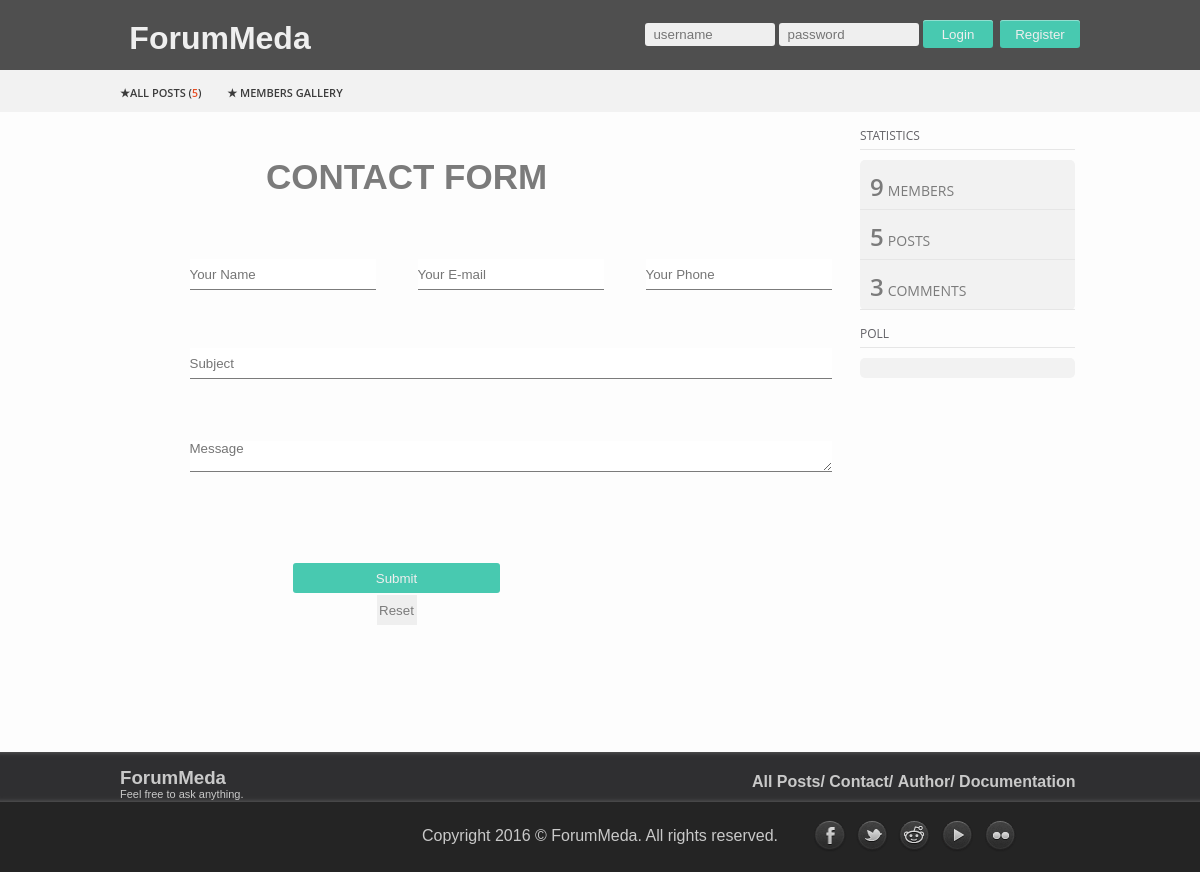
The app's page /gui/index.php?page=9 with its own data.
### tables this page shows
CREATE TABLE `menu` (
  `id_menu` int(11) NOT NULL,
  `menu_place` int(2) NOT NULL,
  `name` varchar(55) NOT NULL,
  `link` varchar(350) NOT NULL,
  `parent` varchar(20) NOT NULL
);

### gui/contact.php (the view, shortened to what this page needs)
<div id="sadrzaj">
	 <div id="table">
		<form action='<?php echo $_SERVER['PHP_SELF']; ?>' method="GET" onSubmit='return check2();'>
			<table width="620px" height="560px">
				<tr>
					<th colspan="2" id="th_form"><h3>CONTACT FORM</h3></th>
				</tr>
				<tr>
					<td>
						<input type="text" name="tbYName" id="tbYName" class='tbps' value='<?php echo @$_REQUEST['tbYName']; ?>' onBlur="fild1();" placeholder='Your Name'/>
					</td>
					<td>
						<input type="text"  class='tbps' name="tbYmail" id="tbYmail" value='<?php echo @$_REQUEST['tbYmail']; ?>' onBlur="fild2();" placeholder='Your E-mail'/>
					</td>
					<td>
						<input type="text" class='tbps'  name="tbYPhone" id="tbYPhone" value='<?php echo @$_REQUEST['tbYPhone']; ?>' onBlur="fild3();" placeholder='Your Phone'/>
					</td>
				</tr>
				 <tr>
					<td colspan='3'>
						<input type="text" name="tbYSubject" id="tbYSubject" value='<?php echo @$_REQUEST['tbYSubject']; ?>' onBlur="fild4();" placeholder='Subject' />
						<br/><span id='subjectS' class='greskeR'></span>
					</td>
				</tr>
				<tr>
					<td colspan='3'>
						<textarea name="tbYMessage" id="tbYMessage" rows="2" onBlur="fild5();" value='<?php echo @$_REQUEST['tbYMessage']; ?>' placeholder='Message' ></textarea>
						<br/><span id='mesageS' class='greskeR'></span>
					</td>
				</tr>
				<tr>
					<td colspan="2" align="center">
						<input type="submit" value="Submit" name='btnSubmit' id="btnRegister2"  class="button11"/><br/>
						<input type="reset" value="Reset" id="reset" class="button1"/>
					</td>
				</tr>
			</table>
		</form>
	</div>
</div>
<div id="desno">
	<?php
	$upit1 = "SELECT COUNT(*) as ukupno FROM posts";
	$upit2 = "SELECT COUNT(*) as ukupno FROM users";
	$upit3 = "SELECT COUNT(*) as ukupno FROM comments";
		include("konekcija.php");
		$posts = mysql_query($upit1, $konekcija);
		$users = mysql_query($upit2, $konekcija);
		$comments = mysql_query($upit3, $konekcija);
	$pom1 = mysql_fetch_assoc($posts);
	$broj_postova = $pom1['ukupno'];
	$pom2 = mysql_fetch_assoc($users);
	$broj_usera = $pom2['ukupno'];
	$pom3 = mysql_fetch_assoc($comments);
	$broj_komentara = $pom3['ukupno'];
	echo (
		"<div id='desnocontent'>
			<p>STATISTICS</p>
			<div id='statistika'>
				<div class='tridela' id='members'>
					<span class='brojevi' id='broj'>$broj_usera</span>
					<span class='spanovi' >MEMBERS</span>
				</div>
				<div class='tridela' id='posts'>
					<span class='brojevi' id='posts'>$broj_postova</span>
					<span class='spanovi'>POSTS</span>
				</div>
				<div class='tridela' id='comments'>
					<span class='brojevi' id='comments'>$broj_komentara</span>
					<span class='spanovi'>COMMENTS</span>
				</div>
			</div>
			<p>POLL</p>
			<div id='statistika'>
			<div id='statistika2'>
			</div>
			</div>
		</div>
		"
	);
	?>
</div>

### gui/footer.php (shortened to what this page needs)
<div id="footer">
    <div id="gore">
        <div id="gore2">
			<div id="dole3">
				<a href="index.php?page=0"><h3>ForumMeda</h3><br/><br/>
				<p>Feel free to ask anything.</p></a>
			</div>
			<div id="meni_footer">
				<ul>
			<?php
				$upit = "SELECT * FROM menu WHERE menu_place='2'";
					include("konekcija.php");
					$rezultat = mysql_query($upit, $konekcija);
					while($red = mysql_fetch_array($rezultat)){
						$name = $red['name'];
						$link = $red['link'];
						echo ("<li><a href='$link'>$name</a></li>&nbsp;");
					}
			?>
				</ul>
			</div>
        </div>
    </div>
    <div id="dole">
        <div id="dole2">
        <p>Copyright 2016 &copy; <a href="#">ForumMeda</a>. All rights reserved.</p>
        <div id="mreze">
            <a href="https://www.facebook.com/" target="_blank"><img src="images/socialn/facebook.png"/></a>
            <a href="https://twitter.com/" target="_blank"><img src="images/socialn/twitter.png"/></a>
            <a href="https://www.reddit.com/" target="_blank"><img src="images/socialn/reddit.png"/></a>
            <a href="https://www.youtube.com/" target="_blank"><img src="images/socialn/youtube.png"/></a>
            <a href="https://www.flickr.com/" target="_blank"><img src="images/socialn/flickr.png"/></a>
        </div>
        </div>
    </div>
</div>

### gui/css/style.css (style rules this page uses)
* { padding:0px; margin:0px; }
body { background-color:#fdfdfd; font-family: Open Sans, Arial, Helvetica, sans-serif; }
#footer { width:100%; height:120px; margin-top:60px; }
#gore { width:100%; height:50px; background-color: #2f2f31; color:#c9c9c9; font-family: Arial; -moz-box-shadow: inset 0 5px 5px -5px #696868, inset 0 -5px 5px -5px #696868; -webkit-box-shadow: inset 0 5px 5px -5px #696868, inset 0 -5px 5px -5px #696868; box-shadow: inset 0 5px 5px -5px #696868, inset 0 -5px 5px -5px #696868; }
#gore2 { width:960px; margin:0px auto; }
#gore2 h3 { margin-top: 15px; width:100px; float:left; height:20px; }
#gore2 p { width:140px; font-size:11px; height:15px; }
#meni_footer { float:right; margin-top:-30px; }
#meni_footer ul li { display:inline-block; }
#meni_footer ul li a { text-decoration:none; display:block; color:#c9c9c9; font-weight:bold; }
#dole2 a { text-decoration:none; color:#c9c9c9; }
#dole { width:100%; height:70px; background-color: #242424; font-family: Arial; }
#dole2 { width:960px; text-align:center; padding-top:25px; margin:0px auto; }
#dole2 p { color:#c9c9c9; }
#dole3 a { text-decoration:none; color:#c9c9c9; }
#mreze { float:right; margin-top: -25px; margin-right: 60px; height:40px; }
#mreze a { display: inline-block; overflow: hidden; height: 38px; }
#mreze img { width: 38px; height: 81px; position: relative; color: #fff; -webkit-transition: top .3s; -moz-transition: top .3s; -o-transition: top .3s; transition: top .3s; top: 0px; }
#btnRegister2 { background-color:#48c9b0; color:#efefef; height:28px; width:80px; text-align:center; border:none; border-radius:3px; }
#sadrzaj { float:left; width:735px; min-height:400px; }
#desno { float:left; width:225px; min-height:400px; }
#desnocontent { width:215px; height:100%; margin:0px auto; }
#statistika { background-color:#f2f2f2; border-radius:5px; }
#desnocontent:first-child p { border-bottom:1px solid #e6e6e6; margin:15px 0px 10px 0px; padding-bottom:5px; font-family: Open Sans, Arial, Helvetica, sans-serif; font-size:12px; color:#636267; }
.tridela { padding:10px 0px 5px 10px; height:34px; border-bottom:1px solid #e6e6e6; }
.brojevi { color: #7b7b7b; text-transform: uppercase; font-size: 24px; font-weight: 600; }
.spanovi { color: #7b7b7b; text-transform: uppercase; font-size: 14px; }
#table { margin:10px auto; width:620px; height:560px; color:#ccc; }
#table td { padding:0px 30px 0px 10px; padding-bottom: 2px; font-size: 13px; font-family: Open Sans, Arial, Helvetica, sans-serif; }
#table textarea, #table input { font-family:Arial, Helvetica, sans-serif; border: none; border-bottom:1px solid #7b7b7b; }
#table textarea { width:100% !important; }
#table input { height:30px; }
#table .tbps { width:186px !important; }
.button11 { width:50% !important; border-bottom:none !important; }
.button1 { border-bottom:none !important; height:20px; width:40px; margin-top:2px; color:#7b7b7b; }
#table h3 { font-size: 35px; font-family:Arial, Helvetica, sans-serif; text-align: center; color:#7b7b7b !important; }
#table #tbYSubject { width:100% !important; }
#statistika2 { color:#7b7b7b; padding:10px; text-align:center; }

### records on screen
menu: name "All Posts/"
menu: name "Contact/"
menu: name "Author/"
menu: name "Documentation"

### other values on screen
$broj_postova "5"
$broj_usera "9"
$broj_komentara "3"
